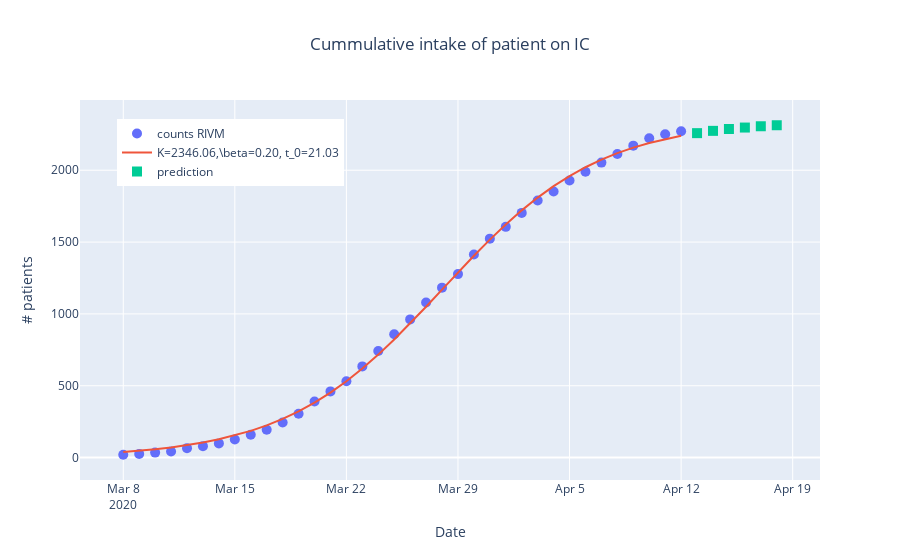
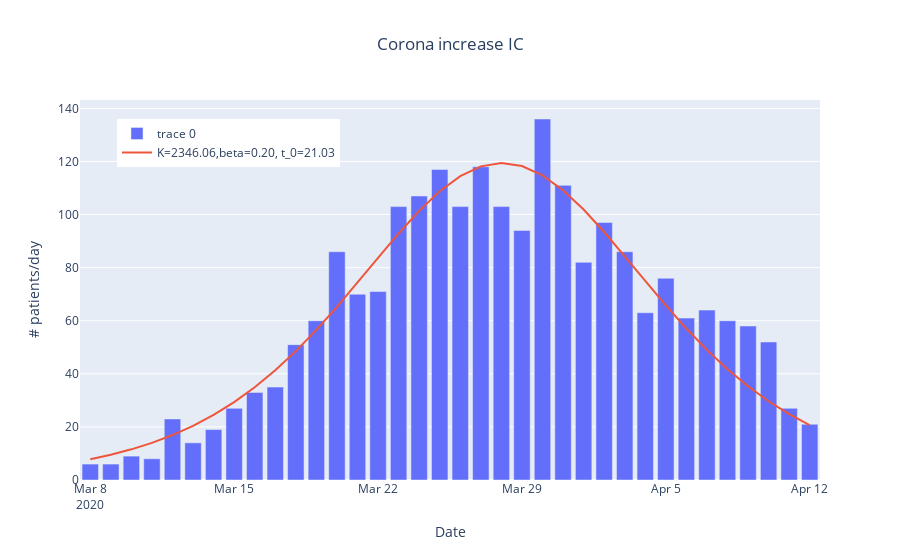

The notebook cell saved with these charts, in order:
### Code cell
#fit met logistic curve

from lmfit import Model
from lmfit import Parameters

upload_plots=False
upload_plots=True



def ef(x,L,tau):
    return L*np.power(2,x/tau)

def logistic(x,M,alpha,beta):
    return M/(1+np.exp(-beta*(x-alpha)))

def dif_log(x,M,alpha,beta):
    return beta*M*np.exp(-beta*(x-alpha))/np.power((1+np.exp(-beta*(x-alpha))),2)

#y=np.array(qq['number']).astype(float)
l=len(y)
x=np.arange(0, l,1, float)
gmodel = Model(logistic)
#params = gmodel.make_params(M=30000,alfa=65,beta=0.2)
params = Parameters()
params.add('M', value=1000, min=500,max=4000)
params.add('alpha', value=20,min=10,max=80)
params.add('beta', value=0.2, min=0.05,max=0.95)

x_start_fit=1
x_start_plot=1
print(x_start_fit)
print('parameter names: {}'.format(gmodel.param_names))
print('independent variables: {}'.format(gmodel.independent_vars))
result = gmodel.fit(y[x_start_fit:], params,x=x[x_start_fit:])

# %matplotlib notebook

# ax,_=result.plot()
# plt.yscale('log')
# result
#dates=qq['date']
xdate=dates[x_start_fit:]
yf= gmodel.eval(result.params, x=x[x_start_fit:])
#x=qq['date']
dt=xdate.iloc[-1].to_pydatetime()
xdate_extra=expand_date(dt)
l=len(xdate_extra)
x_extra=np.arange(x[-1]+1, x[-1]+l,1, float)
y_extra=gmodel.eval(result.params, x=x_extra).astype(int)

fig = go.Figure()
fig.add_trace(go.Scatter(x=dates[x_start_plot:], y=y[x_start_plot:],
                         mode='markers',
                         name='counts RIVM',
                         marker_size=10,
                         marker_symbol='circle'))
fig.add_trace(go.Scatter(x=xdate, y=yf,
                         mode='lines',
                         name=r'K=%.2f,\beta=%.2f, t_0=%.2f'%\
                         (result.params['M'].value,result.params['beta'].value,result.params['alpha'].value)))

fig.add_trace(go.Scatter(x=xdate_extra, y=y_extra,
                         mode='markers',
                         name='prediction',
                        marker_size=10,
                         marker_symbol='square'))
title="Cummulative intake of patient on IC"
yaxis_title="# patients"

fig.update_layout(#yaxis_type="log",
                  title=title,
                  title_xanchor="center",
                  title_x=0.5,
                  xaxis_title="Date",
                  yaxis_title=yaxis_title,
                  legend_x=0.05,
                  legend_y=0.95,
                  font_size=12)

filename="corona_ic_logistic"
if upload_plots:
    py.plot(fig, filename = filename, auto_open=True)
fig.show()

M=beta=result.params['M'].value
alpha=result.params['alpha'].value
beta=result.params['beta'].value


fig = go.Figure()
fig.add_trace(go.Bar(x=dates[1:], y=toename))
#                          mode='markers',
#                          name='counts RIVM',
#                          marker_size=10,
#                          marker_symbol='circle'))
fig.add_trace(go.Scatter(x=xdate, y=dif_log(x+1,M,alpha,beta),
                         mode='lines',
                         name=r'K=%.2f,beta=%.2f, t_0=%.2f'%\
                         (result.params['M'].value,result.params['beta'].value,result.params['alpha'].value)))

title="Corona increase IC"
yaxis_title="# patients/day"

fig.update_layout(#yaxis_type="log",
                  title=title,
                  title_xanchor="center",
                  title_x=0.5,
                  xaxis_title="Date",
                  yaxis_title=yaxis_title,
                  legend_x=0.05,
                  legend_y=0.95,
                  font_size=12)

filename="corona_ic_logistic_increase"
if upload_plots:
    py.plot(fig, filename = filename, auto_open=True)
fig.show()

### Figure 1 — Plotly figure (JSON) as saved in the notebook; plotly's stock layout.template omitted (floating-point values rounded to 4 significant figures)
{"data": [{"marker": {"size": 10, "symbol": "circle"}, "mode": "markers", "name": "counts RIVM", "type": "scatter", "x": ["2020-03-08T00:00:00", "2020-03-09T00:00:00", "2020-03-10T00:00:00", "2020-03-11T00:00:00", "2020-03-12T00:00:00", "2020-03-13T00:00:00", "2020-03-14T00:00:00", "2020-03-15T00:00:00", "2020-03-16T00:00:00", "2020-03-17T00:00:00", "2020-03-18T00:00:00", "2020-03-19T00:00:00", "2020-03-20T00:00:00", "2020-03-21T00:00:00", "2020-03-22T00:00:00", "2020-03-23T00:00:00", "2020-03-24T00:00:00", "2020-03-25T00:00:00", "2020-03-26T00:00:00", "2020-03-27T00:00:00", "2020-03-28T00:00:00", "2020-03-29T00:00:00", "2020-03-30T00:00:00", "2020-03-31T00:00:00", "2020-04-01T00:00:00", "2020-04-02T00:00:00", "2020-04-03T00:00:00", "2020-04-04T00:00:00", "2020-04-05T00:00:00", "2020-04-06T00:00:00", "2020-04-07T00:00:00", "2020-04-08T00:00:00", "2020-04-09T00:00:00", "2020-04-10T00:00:00", "2020-04-11T00:00:00", "2020-04-12T00:00:00"], "y": [20, 26, 35, 43, 66, 80, 99, 126, 159, 194, 245, 305, 391, 461, 532, 635, 742, 859, 962, 1080, 1183, 1277, 1413, 1524, 1606, 1703, 1789, 1852, 1928, 1989, 2053, 2113, 2171, 2223, 2250, 2271]}, {"mode": "lines", "name": "K=2346.06,\\beta=0.20, t_0=21.03", "type": "scatter", "x": ["2020-03-08T00:00:00", "2020-03-09T00:00:00", "2020-03-10T00:00:00", "2020-03-11T00:00:00", "2020-03-12T00:00:00", "2020-03-13T00:00:00", "2020-03-14T00:00:00", "2020-03-15T00:00:00", "2020-03-16T00:00:00", "2020-03-17T00:00:00", "2020-03-18T00:00:00", "2020-03-19T00:00:00", "2020-03-20T00:00:00", "2020-03-21T00:00:00", "2020-03-22T00:00:00", "2020-03-23T00:00:00", "2020-03-24T00:00:00", "2020-03-25T00:00:00", "2020-03-26T00:00:00", "2020-03-27T00:00:00", "2020-03-28T00:00:00", "2020-03-29T00:00:00", "2020-03-30T00:00:00", "2020-03-31T00:00:00", "2020-04-01T00:00:00", "2020-04-02T00:00:00", "2020-04-03T00:00:00", "2020-04-04T00:00:00", "2020-04-05T00:00:00", "2020-04-06T00:00:00", "2020-04-07T00:00:00", "2020-04-08T00:00:00", "2020-04-09T00:00:00", "2020-04-10T00:00:00", "2020-04-11T00:00:00", "2020-04-12T00:00:00"], "y": [39.02, 47.65, 58.15, 70.89, 86.31, 104.9, 127.4, 154.2, 186.3, 224.4, 269.2, 321.7, 382.5, 452.3, 531.3, 619.7, 716.9, 822.1, 933.8, 1050.0, 1169.0, 1288.0, 1405.0, 1517.0, 1623.0, 1721.0, 1810.0, 1889.0, 1959.0, 2021.0, 2074.0, 2119.0, 2158.0, 2190.0, 2217.0, 2240.0]}, {"marker": {"size": 10, "symbol": "square"}, "mode": "markers", "name": "prediction", "type": "scatter", "x": ["2020-04-13T00:00:00", "2020-04-14T00:00:00", "2020-04-15T00:00:00", "2020-04-16T00:00:00", "2020-04-17T00:00:00", "2020-04-18T00:00:00", "2020-04-19T00:00:00"], "y": [2258, 2274, 2287, 2297, 2306, 2313]}], "layout": {"font": {"size": 12}, "legend": {"x": 0.05, "y": 0.95}, "title": {"text": "Cummulative intake of patient on IC", "x": 0.5, "xanchor": "center"}, "xaxis": {"title": {"text": "Date"}}, "yaxis": {"title": {"text": "# patients"}}}}

### Figure 2 — Plotly figure (JSON) as saved in the notebook; plotly's stock layout.template omitted (floating-point values rounded to 4 significant figures)
{"data": [{"type": "bar", "x": ["2020-03-08T00:00:00", "2020-03-09T00:00:00", "2020-03-10T00:00:00", "2020-03-11T00:00:00", "2020-03-12T00:00:00", "2020-03-13T00:00:00", "2020-03-14T00:00:00", "2020-03-15T00:00:00", "2020-03-16T00:00:00", "2020-03-17T00:00:00", "2020-03-18T00:00:00", "2020-03-19T00:00:00", "2020-03-20T00:00:00", "2020-03-21T00:00:00", "2020-03-22T00:00:00", "2020-03-23T00:00:00", "2020-03-24T00:00:00", "2020-03-25T00:00:00", "2020-03-26T00:00:00", "2020-03-27T00:00:00", "2020-03-28T00:00:00", "2020-03-29T00:00:00", "2020-03-30T00:00:00", "2020-03-31T00:00:00", "2020-04-01T00:00:00", "2020-04-02T00:00:00", "2020-04-03T00:00:00", "2020-04-04T00:00:00", "2020-04-05T00:00:00", "2020-04-06T00:00:00", "2020-04-07T00:00:00", "2020-04-08T00:00:00", "2020-04-09T00:00:00", "2020-04-10T00:00:00", "2020-04-11T00:00:00", "2020-04-12T00:00:00"], "y": [6, 6, 9, 8, 23, 14, 19, 27, 33, 35, 51, 60, 86, 70, 71, 103, 107, 117, 103, 118, 103, 94, 136, 111, 82, 97, 86, 63, 76, 61, 64, 60, 58, 52, 27, 21]}, {"mode": "lines", "name": "K=2346.06,beta=0.20, t_0=21.03", "type": "scatter", "x": ["2020-03-08T00:00:00", "2020-03-09T00:00:00", "2020-03-10T00:00:00", "2020-03-11T00:00:00", "2020-03-12T00:00:00", "2020-03-13T00:00:00", "2020-03-14T00:00:00", "2020-03-15T00:00:00", "2020-03-16T00:00:00", "2020-03-17T00:00:00", "2020-03-18T00:00:00", "2020-03-19T00:00:00", "2020-03-20T00:00:00", "2020-03-21T00:00:00", "2020-03-22T00:00:00", "2020-03-23T00:00:00", "2020-03-24T00:00:00", "2020-03-25T00:00:00", "2020-03-26T00:00:00", "2020-03-27T00:00:00", "2020-03-28T00:00:00", "2020-03-29T00:00:00", "2020-03-30T00:00:00", "2020-03-31T00:00:00", "2020-04-01T00:00:00", "2020-04-02T00:00:00", "2020-04-03T00:00:00", "2020-04-04T00:00:00", "2020-04-05T00:00:00", "2020-04-06T00:00:00", "2020-04-07T00:00:00", "2020-04-08T00:00:00", "2020-04-09T00:00:00", "2020-04-10T00:00:00", "2020-04-11T00:00:00", "2020-04-12T00:00:00"], "y": [7.815, 9.508, 11.55, 14.0, 16.93, 20.42, 24.53, 29.35, 34.93, 41.33, 48.54, 56.54, 65.21, 74.36, 83.71, 92.87, 101.4, 108.8, 114.5, 118.2, 119.5, 118.3, 114.8, 109.2, 101.9, 93.42, 84.28, 74.93, 65.76, 57.05, 49.01, 41.75, 35.3, 29.67, 24.81, 20.65, 17.13]}], "layout": {"font": {"size": 12}, "legend": {"x": 0.05, "y": 0.95}, "title": {"text": "Corona increase IC", "x": 0.5, "xanchor": "center"}, "xaxis": {"title": {"text": "Date"}}, "yaxis": {"title": {"text": "# patients/day"}}}}
